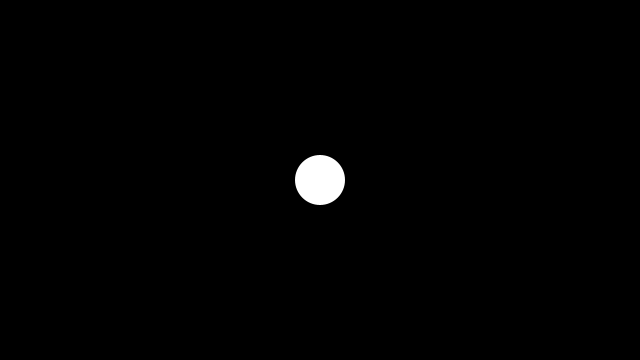
Frame 1 (no input)
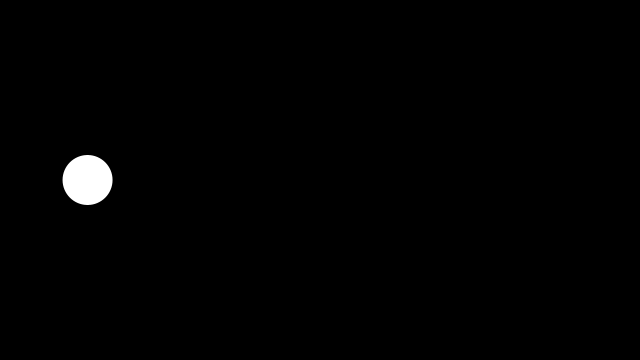
Frame 60 (the mouse pressed at the canvas centre just before this capture)
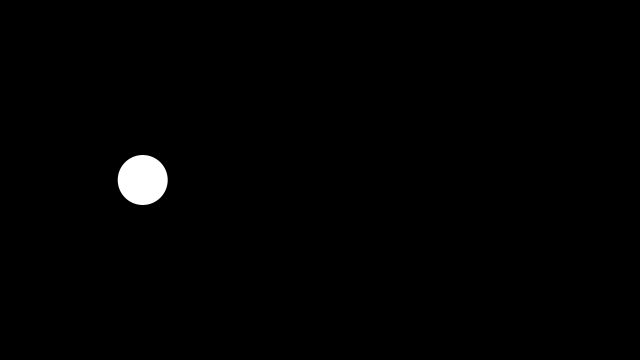
Frame 120 (the mouse held since frame 60 and released just before this capture)

The Processing sketch that drew these frames (run headless with seeded random() and noise(); from frame 60 on, the mouse is pressed at the canvas centre):

// Processing sketch: conditional_stp_4
// ── conditional_stp_4.pde
float x, y;
float speedX, speedY;
float rad = 25;

void setup() {
  size(640, 360);
  noStroke();
  x = width * 0.5;
  y = height * 0.5;
  speedX = random(2, 5);
  if(random(1) < 0.5) {
    speedX *= -1;
  }
  speedY = 0;
}

void draw() {
  background(0);

  fill(255);
  circle(x, y, rad * 2);

  if(x > width || x < 0) {
    speedX *= -1;
  }
  x += speedX;
  y += speedY;
}
